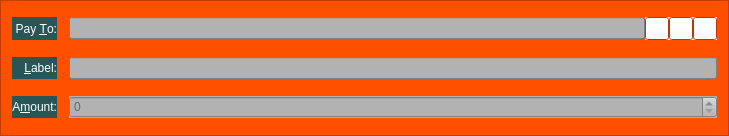
<?xml version="1.0" encoding="UTF-8"?>
<ui version="4.0">
 <class>SendCoinsEntry</class>
 <widget class="QFrame" name="SendCoinsEntry">
  <property name="geometry">
   <rect>
    <x>0</x>
    <y>0</y>
    <width>729</width>
    <height>136</height>
   </rect>
  </property>
  <property name="palette">
   <palette>
    <active>
     <colorrole role="WindowText">
      <brush brushstyle="SolidPattern">
       <color alpha="255">
        <red>0</red>
        <green>0</green>
        <blue>0</blue>
       </color>
      </brush>
     </colorrole>
     <colorrole role="Button">
      <brush brushstyle="SolidPattern">
       <color alpha="255">
        <red>255</red>
        <green>255</green>
        <blue>255</blue>
       </color>
      </brush>
     </colorrole>
     <colorrole role="Light">
      <brush brushstyle="SolidPattern">
       <color alpha="255">
        <red>207</red>
        <green>207</green>
        <blue>207</blue>
       </color>
      </brush>
     </colorrole>
     <colorrole role="Midlight">
      <brush brushstyle="SolidPattern">
       <color alpha="255">
        <red>172</red>
        <green>172</green>
        <blue>172</blue>
       </color>
      </brush>
     </colorrole>
     <colorrole role="Dark">
      <brush brushstyle="SolidPattern">
       <color alpha="255">
        <red>69</red>
        <green>69</green>
        <blue>69</blue>
       </color>
      </brush>
     </colorrole>
     <colorrole role="Mid">
      <brush brushstyle="SolidPattern">
       <color alpha="255">
        <red>92</red>
        <green>92</green>
        <blue>92</blue>
       </color>
      </brush>
     </colorrole>
     <colorrole role="Text">
      <brush brushstyle="SolidPattern">
       <color alpha="255">
        <red>0</red>
        <green>0</green>
        <blue>0</blue>
       </color>
      </brush>
     </colorrole>
     <colorrole role="BrightText">
      <brush brushstyle="SolidPattern">
       <color alpha="255">
        <red>255</red>
        <green>255</green>
        <blue>255</blue>
       </color>
      </brush>
     </colorrole>
     <colorrole role="ButtonText">
      <brush brushstyle="SolidPattern">
       <color alpha="255">
        <red>0</red>
        <green>0</green>
        <blue>0</blue>
       </color>
      </brush>
     </colorrole>
     <colorrole role="Base">
      <brush brushstyle="SolidPattern">
       <color alpha="255">
        <red>255</red>
        <green>255</green>
        <blue>255</blue>
       </color>
      </brush>
     </colorrole>
     <colorrole role="Window">
      <brush brushstyle="SolidPattern">
       <color alpha="255">
        <red>255</red>
        <green>80</green>
        <blue>0</blue>
       </color>
      </brush>
     </colorrole>
     <colorrole role="Shadow">
      <brush brushstyle="SolidPattern">
       <color alpha="255">
        <red>0</red>
        <green>0</green>
        <blue>0</blue>
       </color>
      </brush>
     </colorrole>
     <colorrole role="AlternateBase">
      <brush brushstyle="SolidPattern">
       <color alpha="255">
        <red>196</red>
        <green>196</green>
        <blue>196</blue>
       </color>
      </brush>
     </colorrole>
     <colorrole role="ToolTipBase">
      <brush brushstyle="SolidPattern">
       <color alpha="255">
        <red>255</red>
        <green>255</green>
        <blue>220</blue>
       </color>
      </brush>
     </colorrole>
     <colorrole role="ToolTipText">
      <brush brushstyle="SolidPattern">
       <color alpha="255">
        <red>0</red>
        <green>0</green>
        <blue>0</blue>
       </color>
      </brush>
     </colorrole>
    </active>
    <inactive>
     <colorrole role="WindowText">
      <brush brushstyle="SolidPattern">
       <color alpha="255">
        <red>0</red>
        <green>0</green>
        <blue>0</blue>
       </color>
      </brush>
     </colorrole>
     <colorrole role="Button">
      <brush brushstyle="SolidPattern">
       <color alpha="255">
        <red>255</red>
        <green>255</green>
        <blue>255</blue>
       </color>
      </brush>
     </colorrole>
     <colorrole role="Light">
      <brush brushstyle="SolidPattern">
       <color alpha="255">
        <red>207</red>
        <green>207</green>
        <blue>207</blue>
       </color>
      </brush>
     </colorrole>
     <colorrole role="Midlight">
      <brush brushstyle="SolidPattern">
       <color alpha="255">
        <red>172</red>
        <green>172</green>
        <blue>172</blue>
       </color>
      </brush>
     </colorrole>
     <colorrole role="Dark">
      <brush brushstyle="SolidPattern">
       <color alpha="255">
        <red>69</red>
        <green>69</green>
        <blue>69</blue>
       </color>
      </brush>
     </colorrole>
     <colorrole role="Mid">
      <brush brushstyle="SolidPattern">
       <color alpha="255">
        <red>92</red>
        <green>92</green>
        <blue>92</blue>
       </color>
      </brush>
     </colorrole>
     <colorrole role="Text">
      <brush brushstyle="SolidPattern">
       <color alpha="255">
        <red>0</red>
        <green>0</green>
        <blue>0</blue>
       </color>
      </brush>
     </colorrole>
     <colorrole role="BrightText">
      <brush brushstyle="SolidPattern">
       <color alpha="255">
        <red>255</red>
        <green>255</green>
        <blue>255</blue>
       </color>
      </brush>
     </colorrole>
     <colorrole role="ButtonText">
      <brush brushstyle="SolidPattern">
       <color alpha="255">
        <red>0</red>
        <green>0</green>
        <blue>0</blue>
       </color>
      </brush>
     </colorrole>
     <colorrole role="Base">
      <brush brushstyle="SolidPattern">
       <color alpha="255">
        <red>255</red>
        <green>255</green>
        <blue>255</blue>
       </color>
      </brush>
     </colorrole>
     <colorrole role="Window">
      <brush brushstyle="SolidPattern">
       <color alpha="255">
        <red>255</red>
        <green>80</green>
        <blue>0</blue>
       </color>
      </brush>
     </colorrole>
     <colorrole role="Shadow">
      <brush brushstyle="SolidPattern">
       <color alpha="255">
        <red>0</red>
        <green>0</green>
        <blue>0</blue>
       </color>
      </brush>
     </colorrole>
     <colorrole role="AlternateBase">
      <brush brushstyle="SolidPattern">
       <color alpha="255">
        <red>196</red>
        <green>196</green>
        <blue>196</blue>
       </color>
      </brush>
     </colorrole>
     <colorrole role="ToolTipBase">
      <brush brushstyle="SolidPattern">
       <color alpha="255">
        <red>255</red>
        <green>255</green>
        <blue>220</blue>
       </color>
      </brush>
     </colorrole>
     <colorrole role="ToolTipText">
      <brush brushstyle="SolidPattern">
       <color alpha="255">
        <red>0</red>
        <green>0</green>
        <blue>0</blue>
       </color>
      </brush>
     </colorrole>
    </inactive>
    <disabled>
     <colorrole role="WindowText">
      <brush brushstyle="SolidPattern">
       <color alpha="255">
        <red>69</red>
        <green>69</green>
        <blue>69</blue>
       </color>
      </brush>
     </colorrole>
     <colorrole role="Button">
      <brush brushstyle="SolidPattern">
       <color alpha="255">
        <red>255</red>
        <green>255</green>
        <blue>255</blue>
       </color>
      </brush>
     </colorrole>
     <colorrole role="Light">
      <brush brushstyle="SolidPattern">
       <color alpha="255">
        <red>207</red>
        <green>207</green>
        <blue>207</blue>
       </color>
      </brush>
     </colorrole>
     <colorrole role="Midlight">
      <brush brushstyle="SolidPattern">
       <color alpha="255">
        <red>172</red>
        <green>172</green>
        <blue>172</blue>
       </color>
      </brush>
     </colorrole>
     <colorrole role="Dark">
      <brush brushstyle="SolidPattern">
       <color alpha="255">
        <red>69</red>
        <green>69</green>
        <blue>69</blue>
       </color>
      </brush>
     </colorrole>
     <colorrole role="Mid">
      <brush brushstyle="SolidPattern">
       <color alpha="255">
        <red>92</red>
        <green>92</green>
        <blue>92</blue>
       </color>
      </brush>
     </colorrole>
     <colorrole role="Text">
      <brush brushstyle="SolidPattern">
       <color alpha="255">
        <red>69</red>
        <green>69</green>
        <blue>69</blue>
       </color>
      </brush>
     </colorrole>
     <colorrole role="BrightText">
      <brush brushstyle="SolidPattern">
       <color alpha="255">
        <red>255</red>
        <green>255</green>
        <blue>255</blue>
       </color>
      </brush>
     </colorrole>
     <colorrole role="ButtonText">
      <brush brushstyle="SolidPattern">
       <color alpha="255">
        <red>69</red>
        <green>69</green>
        <blue>69</blue>
       </color>
      </brush>
     </colorrole>
     <colorrole role="Base">
      <brush brushstyle="SolidPattern">
       <color alpha="255">
        <red>255</red>
        <green>80</green>
        <blue>0</blue>
       </color>
      </brush>
     </colorrole>
     <colorrole role="Window">
      <brush brushstyle="SolidPattern">
       <color alpha="255">
        <red>255</red>
        <green>80</green>
        <blue>0</blue>
       </color>
      </brush>
     </colorrole>
     <colorrole role="Shadow">
      <brush brushstyle="SolidPattern">
       <color alpha="255">
        <red>0</red>
        <green>0</green>
        <blue>0</blue>
       </color>
      </brush>
     </colorrole>
     <colorrole role="AlternateBase">
      <brush brushstyle="SolidPattern">
       <color alpha="255">
        <red>255</red>
        <green>80</green>
        <blue>0</blue>
       </color>
      </brush>
     </colorrole>
     <colorrole role="ToolTipBase">
      <brush brushstyle="SolidPattern">
       <color alpha="255">
        <red>255</red>
        <green>255</green>
        <blue>220</blue>
       </color>
      </brush>
     </colorrole>
     <colorrole role="ToolTipText">
      <brush brushstyle="SolidPattern">
       <color alpha="255">
        <red>0</red>
        <green>0</green>
        <blue>0</blue>
       </color>
      </brush>
     </colorrole>
    </disabled>
   </palette>
  </property>
  <property name="windowTitle">
   <string>Form</string>
  </property>
  <property name="autoFillBackground">
   <bool>true</bool>
  </property>
  <property name="frameShape">
   <enum>QFrame::StyledPanel</enum>
  </property>
  <property name="frameShadow">
   <enum>QFrame::Sunken</enum>
  </property>
  <layout class="QGridLayout" name="gridLayout">
   <property name="spacing">
    <number>12</number>
   </property>
   <item row="5" column="0">
    <widget class="QLabel" name="label">
     <property name="palette">
      <palette>
       <active>
        <colorrole role="WindowText">
         <brush brushstyle="SolidPattern">
          <color alpha="255">
           <red>255</red>
           <green>255</green>
           <blue>255</blue>
          </color>
         </brush>
        </colorrole>
        <colorrole role="Button">
         <brush brushstyle="SolidPattern">
          <color alpha="255">
           <red>138</red>
           <green>138</green>
           <blue>138</blue>
          </color>
         </brush>
        </colorrole>
        <colorrole role="Base">
         <brush brushstyle="SolidPattern">
          <color alpha="255">
           <red>138</red>
           <green>138</green>
           <blue>138</blue>
          </color>
         </brush>
        </colorrole>
        <colorrole role="Window">
         <brush brushstyle="SolidPattern">
          <color alpha="255">
           <red>138</red>
           <green>138</green>
           <blue>138</blue>
          </color>
         </brush>
        </colorrole>
       </active>
       <inactive>
        <colorrole role="WindowText">
         <brush brushstyle="SolidPattern">
          <color alpha="255">
           <red>255</red>
           <green>255</green>
           <blue>255</blue>
          </color>
         </brush>
        </colorrole>
        <colorrole role="Button">
         <brush brushstyle="SolidPattern">
          <color alpha="255">
           <red>138</red>
           <green>138</green>
           <blue>138</blue>
          </color>
         </brush>
        </colorrole>
        <colorrole role="Base">
         <brush brushstyle="SolidPattern">
          <color alpha="255">
           <red>138</red>
           <green>138</green>
           <blue>138</blue>
          </color>
         </brush>
        </colorrole>
        <colorrole role="Window">
         <brush brushstyle="SolidPattern">
          <color alpha="255">
           <red>138</red>
           <green>138</green>
           <blue>138</blue>
          </color>
         </brush>
        </colorrole>
       </inactive>
       <disabled>
        <colorrole role="WindowText">
         <brush brushstyle="SolidPattern">
          <color alpha="255">
           <red>69</red>
           <green>69</green>
           <blue>69</blue>
          </color>
         </brush>
        </colorrole>
        <colorrole role="Button">
         <brush brushstyle="SolidPattern">
          <color alpha="255">
           <red>138</red>
           <green>138</green>
           <blue>138</blue>
          </color>
         </brush>
        </colorrole>
        <colorrole role="Base">
         <brush brushstyle="SolidPattern">
          <color alpha="255">
           <red>138</red>
           <green>138</green>
           <blue>138</blue>
          </color>
         </brush>
        </colorrole>
        <colorrole role="Window">
         <brush brushstyle="SolidPattern">
          <color alpha="255">
           <red>138</red>
           <green>138</green>
           <blue>138</blue>
          </color>
         </brush>
        </colorrole>
       </disabled>
      </palette>
     </property>
     <property name="autoFillBackground">
      <bool>false</bool>
     </property>
     <property name="styleSheet">
      <string notr="true">background-color: rgb(40, 86, 86);</string>
     </property>
     <property name="text">
      <string>A&amp;mount:</string>
     </property>
     <property name="alignment">
      <set>Qt::AlignRight|Qt::AlignTrailing|Qt::AlignVCenter</set>
     </property>
     <property name="buddy">
      <cstring>payAmount</cstring>
     </property>
    </widget>
   </item>
   <item row="3" column="0">
    <widget class="QLabel" name="label_2">
     <property name="palette">
      <palette>
       <active>
        <colorrole role="WindowText">
         <brush brushstyle="SolidPattern">
          <color alpha="255">
           <red>255</red>
           <green>255</green>
           <blue>255</blue>
          </color>
         </brush>
        </colorrole>
        <colorrole role="Button">
         <brush brushstyle="SolidPattern">
          <color alpha="255">
           <red>138</red>
           <green>138</green>
           <blue>138</blue>
          </color>
         </brush>
        </colorrole>
        <colorrole role="Base">
         <brush brushstyle="SolidPattern">
          <color alpha="255">
           <red>138</red>
           <green>138</green>
           <blue>138</blue>
          </color>
         </brush>
        </colorrole>
        <colorrole role="Window">
         <brush brushstyle="SolidPattern">
          <color alpha="255">
           <red>138</red>
           <green>138</green>
           <blue>138</blue>
          </color>
         </brush>
        </colorrole>
       </active>
       <inactive>
        <colorrole role="WindowText">
         <brush brushstyle="SolidPattern">
          <color alpha="255">
           <red>255</red>
           <green>255</green>
           <blue>255</blue>
          </color>
         </brush>
        </colorrole>
        <colorrole role="Button">
         <brush brushstyle="SolidPattern">
          <color alpha="255">
           <red>138</red>
           <green>138</green>
           <blue>138</blue>
          </color>
         </brush>
        </colorrole>
        <colorrole role="Base">
         <brush brushstyle="SolidPattern">
          <color alpha="255">
           <red>138</red>
           <green>138</green>
           <blue>138</blue>
          </color>
         </brush>
        </colorrole>
        <colorrole role="Window">
         <brush brushstyle="SolidPattern">
          <color alpha="255">
           <red>138</red>
           <green>138</green>
           <blue>138</blue>
          </color>
         </brush>
        </colorrole>
       </inactive>
       <disabled>
        <colorrole role="WindowText">
         <brush brushstyle="SolidPattern">
          <color alpha="255">
           <red>69</red>
           <green>69</green>
           <blue>69</blue>
          </color>
         </brush>
        </colorrole>
        <colorrole role="Button">
         <brush brushstyle="SolidPattern">
          <color alpha="255">
           <red>138</red>
           <green>138</green>
           <blue>138</blue>
          </color>
         </brush>
        </colorrole>
        <colorrole role="Base">
         <brush brushstyle="SolidPattern">
          <color alpha="255">
           <red>138</red>
           <green>138</green>
           <blue>138</blue>
          </color>
         </brush>
        </colorrole>
        <colorrole role="Window">
         <brush brushstyle="SolidPattern">
          <color alpha="255">
           <red>138</red>
           <green>138</green>
           <blue>138</blue>
          </color>
         </brush>
        </colorrole>
       </disabled>
      </palette>
     </property>
     <property name="autoFillBackground">
      <bool>false</bool>
     </property>
     <property name="styleSheet">
      <string notr="true">background-color: rgb(40, 86, 86);</string>
     </property>
     <property name="text">
      <string>Pay &amp;To:</string>
     </property>
     <property name="alignment">
      <set>Qt::AlignRight|Qt::AlignTrailing|Qt::AlignVCenter</set>
     </property>
     <property name="buddy">
      <cstring>payTo</cstring>
     </property>
    </widget>
   </item>
   <item row="5" column="1">
    <widget class="BitcoinAmountField" name="payAmount">
     <property name="palette">
      <palette>
       <active>
        <colorrole role="WindowText">
         <brush brushstyle="SolidPattern">
          <color alpha="255">
           <red>90</red>
           <green>104</green>
           <blue>118</blue>
          </color>
         </brush>
        </colorrole>
        <colorrole role="Button">
         <brush brushstyle="SolidPattern">
          <color alpha="255">
           <red>178</red>
           <green>178</green>
           <blue>178</blue>
          </color>
         </brush>
        </colorrole>
        <colorrole role="Text">
         <brush brushstyle="SolidPattern">
          <color alpha="255">
           <red>90</red>
           <green>104</green>
           <blue>118</blue>
          </color>
         </brush>
        </colorrole>
        <colorrole role="Base">
         <brush brushstyle="SolidPattern">
          <color alpha="255">
           <red>178</red>
           <green>178</green>
           <blue>178</blue>
          </color>
         </brush>
        </colorrole>
        <colorrole role="Window">
         <brush brushstyle="SolidPattern">
          <color alpha="255">
           <red>178</red>
           <green>178</green>
           <blue>178</blue>
          </color>
         </brush>
        </colorrole>
        <colorrole role="Shadow">
         <brush brushstyle="SolidPattern">
          <color alpha="255">
           <red>90</red>
           <green>104</green>
           <blue>118</blue>
          </color>
         </brush>
        </colorrole>
        <colorrole role="ToolTipText">
         <brush brushstyle="SolidPattern">
          <color alpha="255">
           <red>90</red>
           <green>104</green>
           <blue>118</blue>
          </color>
         </brush>
        </colorrole>
       </active>
       <inactive>
        <colorrole role="WindowText">
         <brush brushstyle="SolidPattern">
          <color alpha="255">
           <red>90</red>
           <green>104</green>
           <blue>118</blue>
          </color>
         </brush>
        </colorrole>
        <colorrole role="Button">
         <brush brushstyle="SolidPattern">
          <color alpha="255">
           <red>178</red>
           <green>178</green>
           <blue>178</blue>
          </color>
         </brush>
        </colorrole>
        <colorrole role="Text">
         <brush brushstyle="SolidPattern">
          <color alpha="255">
           <red>90</red>
           <green>104</green>
           <blue>118</blue>
          </color>
         </brush>
        </colorrole>
        <colorrole role="Base">
         <brush brushstyle="SolidPattern">
          <color alpha="255">
           <red>178</red>
           <green>178</green>
           <blue>178</blue>
          </color>
         </brush>
        </colorrole>
        <colorrole role="Window">
         <brush brushstyle="SolidPattern">
          <color alpha="255">
           <red>178</red>
           <green>178</green>
           <blue>178</blue>
          </color>
         </brush>
        </colorrole>
        <colorrole role="Shadow">
         <brush brushstyle="SolidPattern">
          <color alpha="255">
           <red>90</red>
           <green>104</green>
           <blue>118</blue>
          </color>
         </brush>
        </colorrole>
        <colorrole role="ToolTipText">
         <brush brushstyle="SolidPattern">
          <color alpha="255">
           <red>90</red>
           <green>104</green>
           <blue>118</blue>
          </color>
         </brush>
        </colorrole>
       </inactive>
       <disabled>
        <colorrole role="WindowText">
         <brush brushstyle="SolidPattern">
          <color alpha="255">
           <red>69</red>
           <green>69</green>
           <blue>69</blue>
          </color>
         </brush>
        </colorrole>
        <colorrole role="Button">
         <brush brushstyle="SolidPattern">
          <color alpha="255">
           <red>178</red>
           <green>178</green>
           <blue>178</blue>
          </color>
         </brush>
        </colorrole>
        <colorrole role="Text">
         <brush brushstyle="SolidPattern">
          <color alpha="255">
           <red>69</red>
           <green>69</green>
           <blue>69</blue>
          </color>
         </brush>
        </colorrole>
        <colorrole role="Base">
         <brush brushstyle="SolidPattern">
          <color alpha="255">
           <red>178</red>
           <green>178</green>
           <blue>178</blue>
          </color>
         </brush>
        </colorrole>
        <colorrole role="Window">
         <brush brushstyle="SolidPattern">
          <color alpha="255">
           <red>178</red>
           <green>178</green>
           <blue>178</blue>
          </color>
         </brush>
        </colorrole>
        <colorrole role="Shadow">
         <brush brushstyle="SolidPattern">
          <color alpha="255">
           <red>90</red>
           <green>104</green>
           <blue>118</blue>
          </color>
         </brush>
        </colorrole>
        <colorrole role="ToolTipText">
         <brush brushstyle="SolidPattern">
          <color alpha="255">
           <red>90</red>
           <green>104</green>
           <blue>118</blue>
          </color>
         </brush>
        </colorrole>
       </disabled>
      </palette>
     </property>
     <property name="autoFillBackground">
      <bool>true</bool>
     </property>
     <property name="styleSheet">
      <string notr="true">background-color: rgb(178, 178, 178);</string>
     </property>
    </widget>
   </item>
   <item row="4" column="1">
    <layout class="QHBoxLayout" name="horizontalLayout_2">
     <property name="spacing">
      <number>0</number>
     </property>
     <item>
      <widget class="QValidatedLineEdit" name="addAsLabel">
       <property name="enabled">
        <bool>true</bool>
       </property>
       <property name="palette">
        <palette>
         <active>
          <colorrole role="WindowText">
           <brush brushstyle="SolidPattern">
            <color alpha="255">
             <red>90</red>
             <green>104</green>
             <blue>118</blue>
            </color>
           </brush>
          </colorrole>
          <colorrole role="Button">
           <brush brushstyle="SolidPattern">
            <color alpha="255">
             <red>178</red>
             <green>178</green>
             <blue>178</blue>
            </color>
           </brush>
          </colorrole>
          <colorrole role="Text">
           <brush brushstyle="SolidPattern">
            <color alpha="255">
             <red>90</red>
             <green>104</green>
             <blue>118</blue>
            </color>
           </brush>
          </colorrole>
          <colorrole role="Base">
           <brush brushstyle="SolidPattern">
            <color alpha="255">
             <red>178</red>
             <green>178</green>
             <blue>178</blue>
            </color>
           </brush>
          </colorrole>
          <colorrole role="Window">
           <brush brushstyle="SolidPattern">
            <color alpha="255">
             <red>178</red>
             <green>178</green>
             <blue>178</blue>
            </color>
           </brush>
          </colorrole>
          <colorrole role="Shadow">
           <brush brushstyle="SolidPattern">
            <color alpha="255">
             <red>90</red>
             <green>104</green>
             <blue>118</blue>
            </color>
           </brush>
          </colorrole>
          <colorrole role="ToolTipText">
           <brush brushstyle="SolidPattern">
            <color alpha="255">
             <red>90</red>
             <green>104</green>
             <blue>118</blue>
            </color>
           </brush>
          </colorrole>
         </active>
         <inactive>
          <colorrole role="WindowText">
           <brush brushstyle="SolidPattern">
            <color alpha="255">
             <red>90</red>
             <green>104</green>
             <blue>118</blue>
            </color>
           </brush>
          </colorrole>
          <colorrole role="Button">
           <brush brushstyle="SolidPattern">
            <color alpha="255">
             <red>178</red>
             <green>178</green>
             <blue>178</blue>
            </color>
           </brush>
          </colorrole>
          <colorrole role="Text">
           <brush brushstyle="SolidPattern">
            <color alpha="255">
             <red>90</red>
             <green>104</green>
             <blue>118</blue>
            </color>
           </brush>
          </colorrole>
          <colorrole role="Base">
           <brush brushstyle="SolidPattern">
            <color alpha="255">
             <red>178</red>
             <green>178</green>
             <blue>178</blue>
            </color>
           </brush>
          </colorrole>
          <colorrole role="Window">
           <brush brushstyle="SolidPattern">
            <color alpha="255">
             <red>178</red>
             <green>178</green>
             <blue>178</blue>
            </color>
           </brush>
          </colorrole>
          <colorrole role="Shadow">
           <brush brushstyle="SolidPattern">
            <color alpha="255">
             <red>90</red>
             <green>104</green>
             <blue>118</blue>
            </color>
           </brush>
          </colorrole>
          <colorrole role="ToolTipText">
           <brush brushstyle="SolidPattern">
            <color alpha="255">
             <red>90</red>
             <green>104</green>
             <blue>118</blue>
            </color>
           </brush>
          </colorrole>
         </inactive>
         <disabled>
          <colorrole role="WindowText">
           <brush brushstyle="SolidPattern">
            <color alpha="255">
             <red>69</red>
             <green>69</green>
             <blue>69</blue>
            </color>
           </brush>
          </colorrole>
          <colorrole role="Button">
           <brush brushstyle="SolidPattern">
            <color alpha="255">
             <red>178</red>
             <green>178</green>
             <blue>178</blue>
            </color>
           </brush>
          </colorrole>
          <colorrole role="Text">
           <brush brushstyle="SolidPattern">
            <color alpha="255">
             <red>69</red>
             <green>69</green>
             <blue>69</blue>
            </color>
           </brush>
          </colorrole>
          <colorrole role="Base">
           <brush brushstyle="SolidPattern">
            <color alpha="255">
             <red>178</red>
             <green>178</green>
             <blue>178</blue>
            </color>
           </brush>
          </colorrole>
          <colorrole role="Window">
           <brush brushstyle="SolidPattern">
            <color alpha="255">
             <red>178</red>
             <green>178</green>
             <blue>178</blue>
            </color>
           </brush>
          </colorrole>
          <colorrole role="Shadow">
           <brush brushstyle="SolidPattern">
            <color alpha="255">
             <red>90</red>
             <green>104</green>
             <blue>118</blue>
            </color>
           </brush>
          </colorrole>
          <colorrole role="ToolTipText">
           <brush brushstyle="SolidPattern">
            <color alpha="255">
             <red>90</red>
             <green>104</green>
             <blue>118</blue>
            </color>
           </brush>
          </colorrole>
         </disabled>
        </palette>
       </property>
       <property name="toolTip">
        <string>Enter a label for this address to add it to your address book</string>
       </property>
       <property name="styleSheet">
        <string notr="true">background-color: rgb(178, 178, 178);</string>
       </property>
      </widget>
     </item>
    </layout>
   </item>
   <item row="4" column="0">
    <widget class="QLabel" name="label_4">
     <property name="palette">
      <palette>
       <active>
        <colorrole role="WindowText">
         <brush brushstyle="SolidPattern">
          <color alpha="255">
           <red>255</red>
           <green>255</green>
           <blue>255</blue>
          </color>
         </brush>
        </colorrole>
        <colorrole role="Button">
         <brush brushstyle="SolidPattern">
          <color alpha="255">
           <red>138</red>
           <green>138</green>
           <blue>138</blue>
          </color>
         </brush>
        </colorrole>
        <colorrole role="Base">
         <brush brushstyle="SolidPattern">
          <color alpha="255">
           <red>138</red>
           <green>138</green>
           <blue>138</blue>
          </color>
         </brush>
        </colorrole>
        <colorrole role="Window">
         <brush brushstyle="SolidPattern">
          <color alpha="255">
           <red>138</red>
           <green>138</green>
           <blue>138</blue>
          </color>
         </brush>
        </colorrole>
       </active>
       <inactive>
        <colorrole role="WindowText">
         <brush brushstyle="SolidPattern">
          <color alpha="255">
           <red>255</red>
           <green>255</green>
           <blue>255</blue>
          </color>
         </brush>
        </colorrole>
        <colorrole role="Button">
         <brush brushstyle="SolidPattern">
          <color alpha="255">
           <red>138</red>
           <green>138</green>
           <blue>138</blue>
          </color>
         </brush>
        </colorrole>
        <colorrole role="Base">
         <brush brushstyle="SolidPattern">
          <color alpha="255">
           <red>138</red>
           <green>138</green>
           <blue>138</blue>
          </color>
         </brush>
        </colorrole>
        <colorrole role="Window">
         <brush brushstyle="SolidPattern">
          <color alpha="255">
           <red>138</red>
           <green>138</green>
           <blue>138</blue>
          </color>
         </brush>
        </colorrole>
       </inactive>
       <disabled>
        <colorrole role="WindowText">
         <brush brushstyle="SolidPattern">
          <color alpha="255">
           <red>69</red>
           <green>69</green>
           <blue>69</blue>
          </color>
         </brush>
        </colorrole>
        <colorrole role="Button">
         <brush brushstyle="SolidPattern">
          <color alpha="255">
           <red>138</red>
           <green>138</green>
           <blue>138</blue>
          </color>
         </brush>
        </colorrole>
        <colorrole role="Base">
         <brush brushstyle="SolidPattern">
          <color alpha="255">
           <red>138</red>
           <green>138</green>
           <blue>138</blue>
          </color>
         </brush>
        </colorrole>
        <colorrole role="Window">
         <brush brushstyle="SolidPattern">
          <color alpha="255">
           <red>138</red>
           <green>138</green>
           <blue>138</blue>
          </color>
         </brush>
        </colorrole>
       </disabled>
      </palette>
     </property>
     <property name="autoFillBackground">
      <bool>false</bool>
     </property>
     <property name="styleSheet">
      <string notr="true">background-color: rgb(40, 86, 86);</string>
     </property>
     <property name="text">
      <string>&amp;Label:</string>
     </property>
     <property name="alignment">
      <set>Qt::AlignRight|Qt::AlignTrailing|Qt::AlignVCenter</set>
     </property>
     <property name="buddy">
      <cstring>addAsLabel</cstring>
     </property>
    </widget>
   </item>
   <item row="3" column="1">
    <layout class="QHBoxLayout" name="payToLayout">
     <property name="spacing">
      <number>0</number>
     </property>
     <item>
      <widget class="QValidatedLineEdit" name="payTo">
       <property name="palette">
        <palette>
         <active>
          <colorrole role="WindowText">
           <brush brushstyle="SolidPattern">
            <color alpha="255">
             <red>138</red>
             <green>138</green>
             <blue>138</blue>
            </color>
           </brush>
          </colorrole>
          <colorrole role="Button">
           <brush brushstyle="SolidPattern">
            <color alpha="255">
             <red>178</red>
             <green>178</green>
             <blue>178</blue>
            </color>
           </brush>
          </colorrole>
          <colorrole role="Text">
           <brush brushstyle="SolidPattern">
            <color alpha="255">
             <red>138</red>
             <green>138</green>
             <blue>138</blue>
            </color>
           </brush>
          </colorrole>
          <colorrole role="Base">
           <brush brushstyle="SolidPattern">
            <color alpha="255">
             <red>178</red>
             <green>178</green>
             <blue>178</blue>
            </color>
           </brush>
          </colorrole>
          <colorrole role="Window">
           <brush brushstyle="SolidPattern">
            <color alpha="255">
             <red>178</red>
             <green>178</green>
             <blue>178</blue>
            </color>
           </brush>
          </colorrole>
          <colorrole role="Shadow">
           <brush brushstyle="SolidPattern">
            <color alpha="255">
             <red>90</red>
             <green>104</green>
             <blue>118</blue>
            </color>
           </brush>
          </colorrole>
          <colorrole role="ToolTipText">
           <brush brushstyle="SolidPattern">
            <color alpha="255">
             <red>90</red>
             <green>104</green>
             <blue>118</blue>
            </color>
           </brush>
          </colorrole>
         </active>
         <inactive>
          <colorrole role="WindowText">
           <brush brushstyle="SolidPattern">
            <color alpha="255">
             <red>138</red>
             <green>138</green>
             <blue>138</blue>
            </color>
           </brush>
          </colorrole>
          <colorrole role="Button">
           <brush brushstyle="SolidPattern">
            <color alpha="255">
             <red>178</red>
             <green>178</green>
             <blue>178</blue>
            </color>
           </brush>
          </colorrole>
          <colorrole role="Text">
           <brush brushstyle="SolidPattern">
            <color alpha="255">
             <red>138</red>
             <green>138</green>
             <blue>138</blue>
            </color>
           </brush>
          </colorrole>
          <colorrole role="Base">
           <brush brushstyle="SolidPattern">
            <color alpha="255">
             <red>178</red>
             <green>178</green>
             <blue>178</blue>
            </color>
           </brush>
          </colorrole>
          <colorrole role="Window">
           <brush brushstyle="SolidPattern">
            <color alpha="255">
             <red>178</red>
             <green>178</green>
             <blue>178</blue>
            </color>
           </brush>
          </colorrole>
          <colorrole role="Shadow">
           <brush brushstyle="SolidPattern">
            <color alpha="255">
             <red>90</red>
             <green>104</green>
             <blue>118</blue>
            </color>
           </brush>
          </colorrole>
          <colorrole role="ToolTipText">
           <brush brushstyle="SolidPattern">
            <color alpha="255">
             <red>90</red>
             <green>104</green>
             <blue>118</blue>
            </color>
           </brush>
          </colorrole>
         </inactive>
         <disabled>
          <colorrole role="WindowText">
           <brush brushstyle="SolidPattern">
            <color alpha="255">
             <red>69</red>
             <green>69</green>
             <blue>69</blue>
            </color>
           </brush>
          </colorrole>
          <colorrole role="Button">
           <brush brushstyle="SolidPattern">
            <color alpha="255">
             <red>178</red>
             <green>178</green>
             <blue>178</blue>
            </color>
           </brush>
          </colorrole>
          <colorrole role="Text">
           <brush brushstyle="SolidPattern">
            <color alpha="255">
             <red>69</red>
             <green>69</green>
             <blue>69</blue>
            </color>
           </brush>
          </colorrole>
          <colorrole role="Base">
           <brush brushstyle="SolidPattern">
            <color alpha="255">
             <red>178</red>
             <green>178</green>
             <blue>178</blue>
            </color>
           </brush>
          </colorrole>
          <colorrole role="Window">
           <brush brushstyle="SolidPattern">
            <color alpha="255">
             <red>178</red>
             <green>178</green>
             <blue>178</blue>
            </color>
           </brush>
          </colorrole>
          <colorrole role="Shadow">
           <brush brushstyle="SolidPattern">
            <color alpha="255">
             <red>90</red>
             <green>104</green>
             <blue>118</blue>
            </color>
           </brush>
          </colorrole>
          <colorrole role="ToolTipText">
           <brush brushstyle="SolidPattern">
            <color alpha="255">
             <red>90</red>
             <green>104</green>
             <blue>118</blue>
            </color>
           </brush>
          </colorrole>
         </disabled>
        </palette>
       </property>
       <property name="toolTip">
        <string>The address to send the payment to  (e.g. Rjz75uKHzUQJnSdzvpiigEGxseKkDhQToX)</string>
       </property>
       <property name="styleSheet">
        <string notr="true">background-color: rgb(178, 178, 178);</string>
       </property>
       <property name="maxLength">
        <number>34</number>
       </property>
      </widget>
     </item>
     <item>
      <widget class="QToolButton" name="addressBookButton">
       <property name="toolTip">
        <string>Choose address from address book</string>
       </property>
       <property name="autoFillBackground">
        <bool>true</bool>
       </property>
       <property name="text">
        <string/>
       </property>
       <property name="icon">
        <iconset resource="../bitcoin.qrc">
         <normaloff>:/icons/address-book</normaloff>:/icons/address-book</iconset>
       </property>
       <property name="shortcut">
        <string>Alt+A</string>
       </property>
      </widget>
     </item>
     <item>
      <widget class="QToolButton" name="pasteButton">
       <property name="toolTip">
        <string>Paste address from clipboard</string>
       </property>
       <property name="autoFillBackground">
        <bool>true</bool>
       </property>
       <property name="text">
        <string/>
       </property>
       <property name="icon">
        <iconset resource="../bitcoin.qrc">
         <normaloff>:/icons/editpaste</normaloff>:/icons/editpaste</iconset>
       </property>
       <property name="shortcut">
        <string>Alt+P</string>
       </property>
      </widget>
     </item>
     <item>
      <widget class="QToolButton" name="deleteButton">
       <property name="toolTip">
        <string>Remove this recipient</string>
       </property>
       <property name="autoFillBackground">
        <bool>true</bool>
       </property>
       <property name="text">
        <string/>
       </property>
       <property name="icon">
        <iconset resource="../bitcoin.qrc">
         <normaloff>:/icons/remove</normaloff>:/icons/remove</iconset>
       </property>
      </widget>
     </item>
    </layout>
   </item>
  </layout>
 </widget>
 <customwidgets>
  <customwidget>
   <class>BitcoinAmountField</class>
   <extends>QSpinBox</extends>
   <header>bitcoinamountfield.h</header>
   <container>1</container>
  </customwidget>
  <customwidget>
   <class>QValidatedLineEdit</class>
   <extends>QLineEdit</extends>
   <header>qvalidatedlineedit.h</header>
  </customwidget>
 </customwidgets>
 <resources>
  <include location="../bitcoin.qrc"/>
 </resources>
 <connections/>
</ui>
